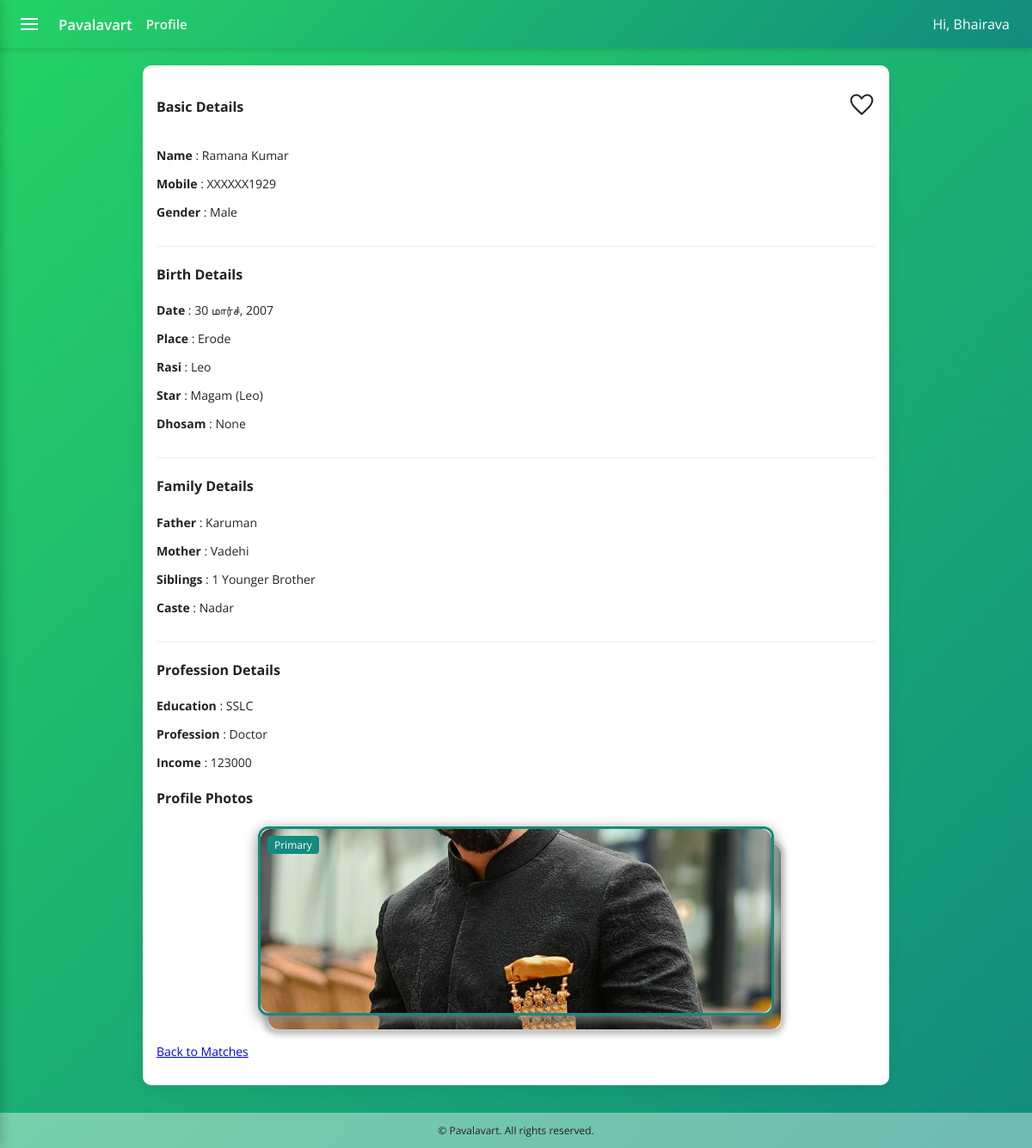
The app's page /profile/2/ (signed in) with its own data.
### alliance/models.py (models this page shows, shortened)
class MemberProfile(models.Model):
    GENDER_CHOICES = [
        ('M', 'Male'),
        ('F', 'Female'),
        ('O', 'Other'),
    ]
    user = models.OneToOneField(User, on_delete=models.CASCADE, related_name='profile')
    mobile = models.CharField(max_length=15, unique=True)
    gender = models.CharField(max_length=1, choices=GENDER_CHOICES, default='O')
    created_at = models.DateTimeField(auto_now_add=True)

class BirthDetail(models.Model):
    profile = models.OneToOneField(MemberProfile, on_delete=models.CASCADE, related_name='birth_detail')
    date_of_birth = models.DateField(null=True, blank=True)
    time_of_birth = models.TimeField(null=True, blank=True)
    place_of_birth = models.CharField(max_length=200, blank=True)
    rasi = models.ForeignKey(Rasi, on_delete=models.SET_NULL, null=True, blank=True)
    star = models.ForeignKey(Star, on_delete=models.SET_NULL, null=True, blank=True)
    dhosam = models.ForeignKey(Dhosam, on_delete=models.SET_NULL, null=True, blank=True)

class Rasi(models.Model):
    rasi = models.CharField(max_length=50, unique=True)
    rasi_ta = models.CharField(max_length=50, blank=True, help_text='Tamil name')
    class Meta:
        verbose_name = 'Rasi'
        verbose_name_plural = 'Rasis'
    def __str__(self):
        return self.rasi

class Star(models.Model):
    rasi = models.ForeignKey(Rasi, on_delete=models.CASCADE, related_name='stars')
    star = models.CharField(max_length=50)
    star_ta = models.CharField(max_length=50, blank=True, help_text='Tamil name')
    class Meta:
        unique_together = (('rasi', 'star'),)
        verbose_name = 'Star'
        verbose_name_plural = 'Stars'
    def __str__(self):
        return f"{self.star} ({self.rasi.rasi})"

class FamilyDetail(models.Model):
    profile = models.OneToOneField(MemberProfile, on_delete=models.CASCADE, related_name='family_detail')
    father_name = models.CharField(max_length=200, blank=True)
    mother_name = models.CharField(max_length=200, blank=True)
    siblings = models.CharField(max_length=200, blank=True, help_text='Comma separated names or count')
    caste = models.ForeignKey(Caste, on_delete=models.SET_NULL, null=True, blank=True)
    koottam = models.ForeignKey(Koottam, on_delete=models.SET_NULL, null=True, blank=True)
    kula_deity = models.CharField(max_length=200, blank=True)

class Caste(models.Model):
    caste = models.CharField(max_length=100, unique=True)
    caste_ta = models.CharField(max_length=100, blank=True, help_text='Tamil name')
    class Meta:
        verbose_name = 'Caste'
        verbose_name_plural = 'Castes'
    def __str__(self):
        return self.caste

class ProfessionalDetail(models.Model):
    profile = models.OneToOneField(MemberProfile, on_delete=models.CASCADE, related_name='professional_detail')
    education = models.ForeignKey(Education, on_delete=models.SET_NULL, null=True, blank=True)
    profession = models.ForeignKey(Profession, on_delete=models.SET_NULL, null=True, blank=True)
    monthly_income = models.IntegerField(
        null=True,
        blank=True,
        validators=[MinValueValidator(1000), MaxValueValidator(9999999)],
        help_text='Enter monthly income (min 4 digits, max 7 digits)'
    )

class Education(models.Model):
    education = models.CharField(max_length=100, unique=True)
    education_ta = models.CharField(max_length=100, blank=True, help_text='Tamil name')
    class Meta:
        verbose_name = 'Education'
        verbose_name_plural = 'Educations'
    def __str__(self):
        return self.education

class Profession(models.Model):
    profession = models.CharField(max_length=100, unique=True)
    profession_ta = models.CharField(max_length=100, blank=True, help_text='Tamil name')
    class Meta:
        verbose_name = 'Profession'
        verbose_name_plural = 'Professions'
    def __str__(self):
        return self.profession

class ProfilePhoto(models.Model):
    profile = models.ForeignKey('MemberProfile', on_delete=models.CASCADE, related_name='photos')
    image = models.ImageField(upload_to='profile_photos/%Y/%m/%d/')
    is_primary = models.BooleanField(default=False)
    uploaded_at = models.DateTimeField(auto_now_add=True)
    class Meta:
        constraints = [
            models.UniqueConstraint(fields=['profile'], condition=models.Q(is_primary=True), name='one_primary_photo_per_profile')
        ]

### alliance/views.py (the view)
# urls.py: path('profile/<int:pk>/', views.profile_detail, name='profile_detail'),
@login_required
def profile_detail(request, pk):
    profile = get_object_or_404(MemberProfile, pk=pk)
    show_favorite = False
    is_favorited = False
    if request.user.is_authenticated and hasattr(request.user, 'profile'):
        me = request.user.profile
        is_favorited = Shortlist.objects.filter(member=me, favorite=profile).exists()
        show_favorite = (me != profile)
    return render(request, 'main/profile_detail.html', {'profile': profile, 'show_favorite': show_favorite, 'is_favorited': is_favorited})

### alliance/templates/main/profile_detail.html (shortened to what this page needs)
{% extends 'main/base.html' %}
{% load static %}
{% block page_title %}Profile{% endblock %}
{% block content %}
<div class="card" style="width:100%">
    {% if profile %}
        <div class="profile-main-card" style="width:100%">
            <section style="padding-bottom:1rem; border-bottom:1px solid #eee; margin-bottom:1rem">
                                <div style="display:flex;justify-content:space-between;align-items:center;">
                                    <h4>Basic Details</h4>
                                    {% if show_favorite %}
                                        {% if is_favorited %}
                                            <a href="{% url 'shortlist_remove' profile.pk %}" title="Remove from favorites">
                                                <img src="{% static 'icons/favorite_green.svg' %}" alt="Favorited" style="width:32px;height:32px;">
                                            </a>
                                        {% else %}
                                            <a href="{% url 'shortlist_add' profile.pk %}" title="Add to favorites">
                                                <img src="{% static 'icons/favorite.svg' %}" alt="Favorite" style="width:32px;height:32px;">
                                            </a>
                                        {% endif %}
                                    {% endif %}
                                </div>
                <p style="font-size:14px;"><strong>Name</strong> <span class="value">: {{ profile.user.first_name }} {{ profile.user.last_name }}</span></p>
                <p style="font-size:14px;"><strong>Mobile</strong> <span class="value">: XXXXXX{{ profile.mobile|slice:"6:10" }}</span></p>
                <p style="font-size:14px;"><strong>Gender</strong> <span class="value">: {{ profile.get_gender_display }}</span></p>
            </section>
            <section style="padding-bottom:1rem; border-bottom:1px solid #eee; margin-bottom:1rem">
                <h4>Birth Details</h4>
                {% if profile.birth_detail %}
                    <p style="font-size:14px;"><strong>Date</strong> <span class="value">: {{ profile.birth_detail.date_of_birth }}</span></p>
                    <p style="font-size:14px;"><strong>Place</strong> <span class="value">: {{ profile.birth_detail.place_of_birth }}</span></p>
                    <p style="font-size:14px;"><strong>Rasi</strong> <span class="value">: {{ profile.birth_detail.rasi }}</span></p>
                    <p style="font-size:14px;"><strong>Star</strong> <span class="value">: {{ profile.birth_detail.star }}</span></p>
                    <p style="font-size:14px;"><strong>Dhosam</strong> <span class="value">: {{ profile.birth_detail.dhosam }}</span></p>
                {% else %}
                    <p><em>Birth details not added yet</em></p>
                {% endif %}
            </section>
            <section style="padding-bottom:1rem; border-bottom:1px solid #eee; margin-bottom:1rem">
                <h4>Family Details</h4>
                {% if profile.family_detail %}
                    <p style="font-size:14px;"><strong>Father</strong> <span class="value">: {{ profile.family_detail.father_name }}</span></p>
                    <p style="font-size:14px;"><strong>Mother</strong> <span class="value">: {{ profile.family_detail.mother_name }}</span></p>
                    <p style="font-size:14px;"><strong>Siblings</strong> <span class="value">: {{ profile.family_detail.siblings }}</span></p>
                    <p style="font-size:14px;"><strong>Caste</strong> <span class="value">: {{ profile.family_detail.caste }}</span></p>
                {% else %}
                    <p><em>Family details not added yet</em></p>
                {% endif %}
            </section>
            <section>
                <h4>Profession Details</h4>
                {% if profile.professional_detail %}
                    <p style="font-size:14px;"><strong>Education</strong> <span class="value">: {{ profile.professional_detail.education }}</span></p>
                    <p style="font-size:14px;"><strong>Profession</strong> <span class="value">: {{ profile.professional_detail.profession }}</span></p>
                    <p style="font-size:14px;"><strong>Income</strong> <span class="value">: {{ profile.professional_detail.monthly_income }}</span></p>
                {% else %}
                    <p><em>Professional details not added yet</em></p>
                {% endif %}
            </section>
            <section style="margin-bottom:2rem;">
                <h4>Profile Photos</h4>
                {% with photos=profile.photos.all %}
                {% if photos %}
                <div class="photo-stack">
                    {% for p in photos|dictsortreversed:"is_primary" %}
                        {% if p.is_primary %}
                            <div class="card-photo primary" style="top:0;left:0;" onclick="openPhotoViewer({{ forloop.counter0 }})">
                                <img src="{{ p.image.url }}" alt="Primary photo" style="width:100%;height:100%;object-fit:cover;border-radius:12px;">
                                <div class="badge" style="position:absolute;top:8px;left:8px;background:#128c7e;color:#fff;padding:2px 8px;border-radius:4px;font-size:12px;">Primary</div>
                            </div>
                        {% else %}
                            <div class="card-photo" style="top:{{ forloop.counter0|add:'16' }}px;left:{{ forloop.counter0|add:'8' }}px;" onclick="openPhotoViewer({{ forloop.counter0 }})">
                            </div>
                        {% endif %}
                    {% endfor %}
                </div>
                {% else %}
                    <div style="color:#888;text-align:center;padding:2rem 0;">No photos uploaded yet.</div>
                {% endif %}
                {% endwith %}
            </section>
        </div>
        <p style="margin-top:1rem;font-size:14px;"><a href="{% url 'matches' %}">Back to Matches</a></p>
    {% else %}
        <p>No profile found.</p>
    {% endif %}
</div>
{% endblock %}

### alliance/templates/main/base.html (shortened to what this page needs)
<!DOCTYPE html>
<html lang="en">
<head>
    {% load static %}
</head>
<body class="main-body{% block body_class %}{% endblock %}">
    <header class="app-bar">
        <div class="left">
            {% if request.user.is_authenticated %}
                <button id="hamburgerBtn" class="hamburger" aria-label="Open menu">
                    <span class="bar"></span>
                </button>
            {% endif %}
            <a href="{% url 'home' %}" class="app-title" style="color:#fff; text-decoration:none">Pavalavart</a>
            <div class="page-title">{% block page_title %}{% endblock %}</div>
        </div>
        <nav class="nav-links">
            {% if request.user.is_authenticated %}
                <span style="display:inline-block; padding:6px 10px">Hi, {{ request.user.first_name }}</span>
            {% endif %}
        </nav>
    </header>
    <main class="container">
        {% block content %}{% endblock %}
    </main>
    <footer style="width:100%;position:relative;bottom:0;left:0;margin-top:32px;">
        <div style="background:rgba(255,255,255,0.4);color:#222;text-align:center;padding:12px 0;font-size:12px;border-radius:0; width:100%; margin:0;">
            &copy; {{ now|date:'Y' }} Pavalavart. All rights reserved.
        </div>
    </footer>
</body>
</html>

### alliance/templates/main/base.html (style rules this page uses)
html { box-sizing: border-box; }
*, *:before, *:after { box-sizing: inherit; }
body { margin:0; font-family: 'Open Sans', Arial, sans-serif; background: linear-gradient(135deg,#25d366 0%,#128c7e 100%); min-height:100vh; color:#222 }
.app-bar { background: linear-gradient(135deg,#25d366 0%,#128c7e 100%); color: #fff; height:56px; display:flex; align-items:center; justify-content:space-between; padding:0 1rem; box-shadow: 0 2px 6px rgba(0,0,0,0.15); }
.app-bar .left { display:flex; align-items:center; gap:1rem }
.app-title { font-weight:600; font-size:1.05rem }
.page-title { font-weight:600; font-size:0.95rem; opacity:0.95 }
.nav-links { display:flex; gap:0.5rem }
.container { max-width:900px; margin:1.25rem auto; padding:0 1rem }
.card { background:#fff; border-radius:10px; padding:1rem; box-shadow:0 6px 18px rgba(0,0,0,0.06) }
.hamburger { width:36px; height:36px; display:flex; align-items:center; justify-content:center; cursor:pointer; border-radius:6px; background:transparent; border:none; color:#fff }
.hamburger .bar { width:20px; height:2px; background:#fff; display:block; position:relative }
.hamburger .bar:before, .hamburger .bar:after { content:''; position:absolute; left:0; right:0; height:2px; background:#fff }
.hamburger .bar:before { top:-6px }
.hamburger .bar:after { top:6px }

### alliance/templates/main/profile_detail.html (style rules this page uses)
.photo-stack { position:relative;width:100%;max-width:600px;height:220px;margin:auto; }
.card-photo { position:absolute;width:100%;height:220px;border-radius:12px;box-shadow:0 2px 8px #bbb;background:#fff;cursor:pointer;transition:box-shadow 0.2s; }
.card-photo.primary { border:3px solid #128c7e;box-shadow:0 4px 16px #888;z-index:10; }
.card-photo:not(.primary) { border:2px solid #ccc;z-index:1; }

### records on screen
MemberProfile: user.first_name "Ramana", user.last_name "Kumar", mobile "1929", gender "Male", birth_detail.date_of_birth "30 மார்ச், 2007", birth_detail.place_of_birth "Erode", birth_detail.rasi "Leo", birth_detail.star "Magam (Leo)", birth_detail.dhosam "None", family_detail.father_name "Karuman", family_detail.mother_name "Vadehi", family_detail.siblings "1 Younger Brother", family_detail.caste "Nadar", professional_detail.education "SSLC", professional_detail.profession "Doctor", professional_detail.monthly_income "123000"
ProfilePhoto: image (picture)

### other values on screen
{{ request.user.first_name }} "Bhairava"
